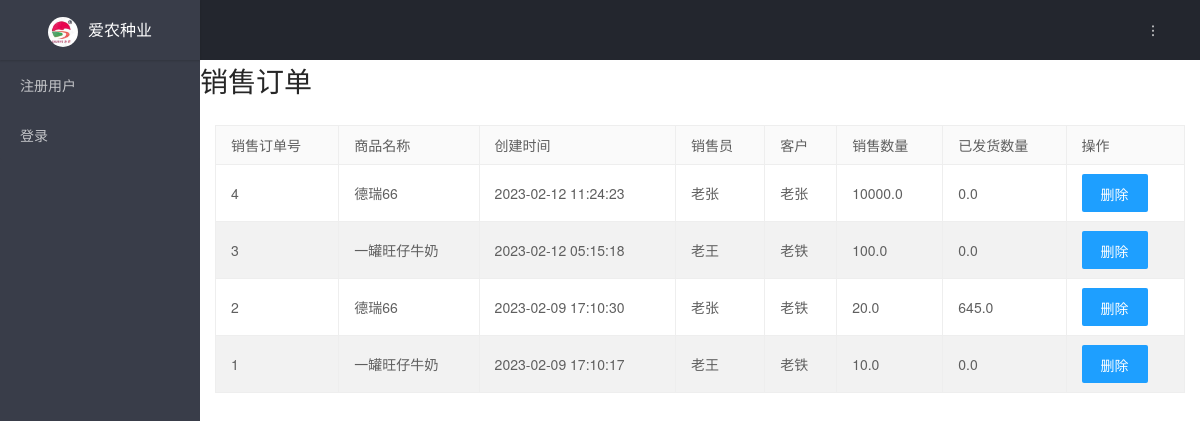
/sell_record/list, run on an earlier commit of the app's database.
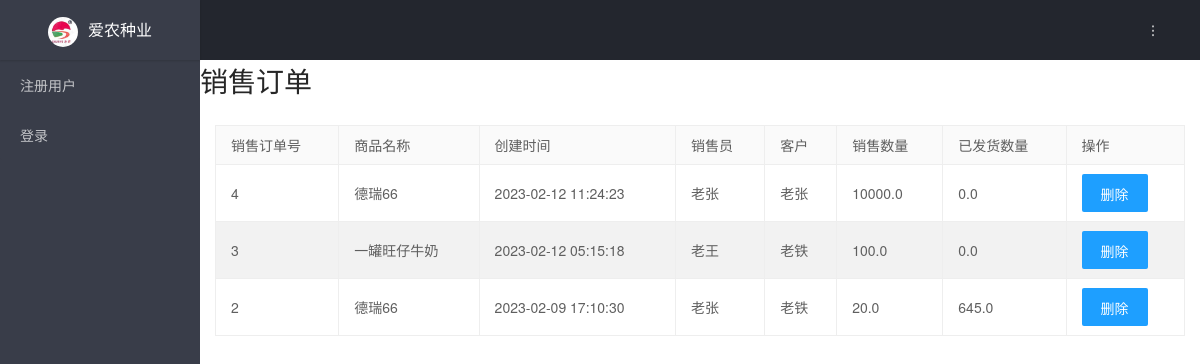
And on a later commit of the database.
### tables this page shows
CREATE TABLE sell_record(
    id INTEGER PRIMARY KEY AUTOINCREMENT,
    create_time TIMESTAMP NOT NULL DEFAULT CURRENT_TIMESTAMP,
    product_id INTEGER NOT NULL ,
    amount DOUBLE NOT NULL ,
    seller_id INTEGER NOT NULL,
    customer_id INTEGER NOT NULL,
    status TEXT NOT NULL,
    transported_amount DOUBLE default 0
);

CREATE TABLE product_def(
    id INTEGER PRIMARY KEY AUTOINCREMENT,
    name TEXT UNIQUE NOT NULL,
    unit TEXT NOT NULL,
    specification TEXT,
    price DOUBLE,
    creator TEXT NOT NULL,
    material_cost_conf TEXT
);

CREATE TABLE seller(
    id INTEGER PRIMARY KEY AUTOINCREMENT,
    name TEXT NOT NULL,
    cellphone TEXT
);

CREATE TABLE customer(
    id INTEGER PRIMARY KEY AUTOINCREMENT,
    name TEXT NOT NULL,
    cellphone TEXT,
    city TEXT,
    province TEXT,
    address TEXT
);

### transport/sell_record.py (the view)
@bp.route('/list')
def index():
    db = get_db()
    sellRecords = db.execute(
        'SELECT sr.id, sr.create_time, sr.amount,pd.name as product_name,sl.name as seller_name,cst.name as customer_name,sr.transported_amount as transported_amount'
        ' FROM sell_record sr left join product_def pd on sr.product_id=pd.id left join seller sl on sr.seller_id= sl.id left join customer cst on sr.customer_id=cst.id'
        ' ORDER BY sr.id DESC'
    ).fetchall()
    return render_template('sell_record/list.html', sellRecords=sellRecords)

### transport/auth.py (called while the page is built)
@bp.before_app_request
def load_logged_in_user():
    user_id = session.get('user_id')
    if user_id is None:
        g.user = None
    else:
        g.user = get_db().execute(
            'SELECT * FROM user WHERE id = ?', (user_id,)
        ).fetchone()

### transport/db.py (called while the page is built)
def get_db():
    if 'db' not in g:
        g.db = sqlite3.connect(
            current_app.config['DATABASE'],
            detect_types=sqlite3.PARSE_DECLTYPES
        )
        g.db.row_factory = sqlite3.Row
    return g.db

### transport/templates/sell_record/list.html (shortened to what this page needs)
{% extends 'base.html' %}
{% block header %}
  <h1>{% block title %}销售订单{% endblock %}</h1>
{% endblock %}
{% block content %}
<div class="page-body">
    <table class="layui-table" lay-even>
      <thead>
        <tr>
          <th>销售订单号</th>
          <th>商品名称</th>
          <th>创建时间</th>
          <th>销售员</th>
          <th>客户</th>
          <th>销售数量</th>
          <th>已发货数量</th>
          <th>操作</th>
        </tr>
      </thead>
      <tbody>
      {% for sellRecord in sellRecords %}
        <tr>
          <td>{{sellRecord['id']}}</td>
          <td>{{sellRecord['product_name']}}</td>
          <td>{{sellRecord['create_time']}}</td>
          <td>{{sellRecord['seller_name']}}</td>
          <td>{{sellRecord['customer_name']}}</td>
          <td>{{sellRecord['amount']}}</td>
          {% if sellRecord['transport_amount'] == None %}
          <td>0</td>
          {% else %}
          <td>{{sellRecord['transported_amount']}}</td>
          {% endif %}
          <td><input type="button" class="layui-btn layui-btn-normal" onclick="deleteSellRecord({{sellRecord['id']}})" value="删除" id="{{sellRecord['id']}}" /></td>
        </tr>
      {% endfor %}
      </tbody>
    </table>
</div>
{% endblock %}

What changed in the data, as far as the page shows it:
removed sell_record: id "1", product_name "一罐旺仔牛奶", create_time "2023-02-09 17:10:17", seller_name "老王", customer_name "老铁", amount "10.0", transported_amount "0.0"
